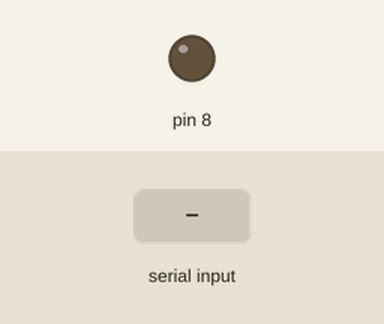
The sketch below on a simulated Arduino Uno, built with avr-gcc and run on an emulated ATmega328P. Parts: output pins drawn as LEDs (lit = HIGH). The test bench sets the inputs (shaded band).

Above: at 1.2 s.
1.3 s: "b" received over Serial
At 2.4 s:
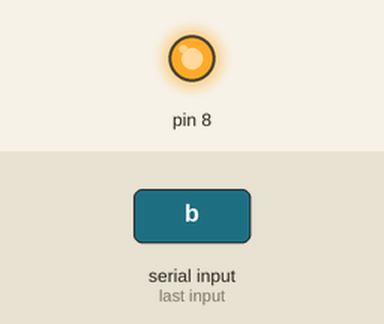
2.8 s: "a" received over Serial
At 3.5 s:
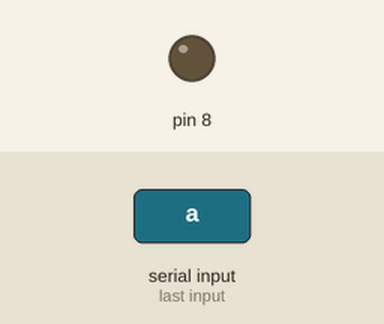
Timing chart, 0 to 5.8 s (numbered marks = the images above; inputs shaded):
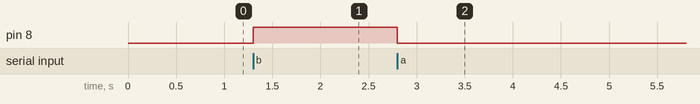

The sketch:

mask_project_arduino.ino
```cpp
char val;

void setup() {
  Serial.begin(9600);
  pinMode(8, OUTPUT);
}

void loop() {
  if (Serial.available())
  {
    val = Serial.read();

    if (val == 'a')
    {
      digitalWrite(8, LOW);
    }

    if (val == 'b')
    {
      digitalWrite(8,HIGH);
    }
  }
}
```

Measured:
- after the input at 1.3 s, pin 8: LOW → HIGH at once
- after the input at 2.8 s, pin 8: HIGH → LOW at once
